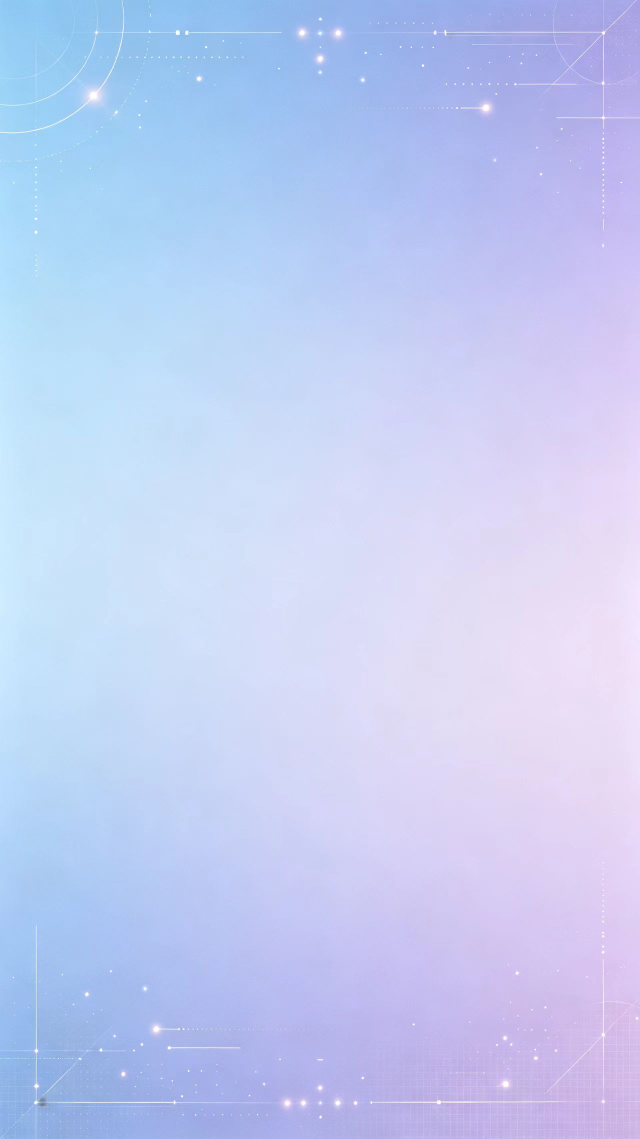
#> input picture bg.png, 1280 x 2278 px (shown at 1/2 size)
$ python -i app.py   (imports and definitions only)
#> lines starting #> are read from the running program, lines starting #| are printed output that depends on the picture; after the words box and inside, x2 and y2 are one past the last pixel; in counts of white or black regions, pixels touching at a corner belong together
"""LinguaCraft —— AI 英语剧本生成器（流式打字机 + 动效 + 卡片排版版）"""
import difflib
import hashlib
import html as html_lib
import io
import json
import os
import re
import textwrap
import threading
import time
from datetime import datetime
from urllib.parse import quote

import requests
import streamlit as st
import streamlit.components.v1 as components

# ---------- 页面基础配置 ----------
# [6 lines not run here, left out]

# ---------- 支持的服务商（均为 OpenAI 兼容接口） ----------
PROVIDERS = {
    "DeepSeek（推荐）": {
        "base_url": "https://api.deepseek.com/v1",
        "model": "deepseek-chat",
        "key_url": "https://platform.deepseek.com/api_keys",
    },
    "智谱 AI": {
        "base_url": "https://open.bigmodel.cn/api/paas/v4",
        "model": "glm-4-flash",
        "key_url": "https://open.bigmodel.cn/usercenter/apikeys",
    },
    "通义千问（阿里）": {
        "base_url": "https://dashscope.aliyuncs.com/compatible-mode/v1",
        "model": "qwen-plus",
        "key_url": "https://bailian.console.aliyun.com/",
    },
    "OpenAI": {
        "base_url": "https://api.openai.com/v1",
        "model": "gpt-4o-mini",
        "key_url": "https://platform.openai.com/api-keys",
    },
    "自定义（OpenAI 兼容）": {
        "base_url": "",
        "model": "",
        "key_url": "",
    },
}

LEVEL_PROMPTS = {
    "初级": "CEFR A1-A2 水平：使用最常见的基础词汇和简短句子，语速友好，适合刚开口的学习者",
    "中级": "CEFR B1-B2 水平：日常流利表达，适度使用短语和从句",
    "高级": "CEFR C1-C2 水平：使用地道惯用语、习语和复杂句式，贴近母语者",
}

# ---------- DiceBear 头像（adventurer 动漫风格） ----------
# 参数值均已通过官方 schema.json + API 实测验证
AVATAR_FILE = "avatars.json"  # 角色装扮持久化文件

MALE_HAIRS = [f"short{i:02d}" for i in range(1, 20)]    # 男生发型池
FEMALE_HAIRS = [f"long{i:02d}" for i in range(1, 27)]   # 女生发型池
EYES_ALL = [f"variant{i:02d}" for i in range(1, 27)]
MOUTH_ALL = [f"variant{i:02d}" for i in range(1, 31)]
BROWS_ALL = [f"variant{i:02d}" for i in range(1, 16)]
GLASSES_ALL = [f"variant{i:02d}" for i in range(1, 6)]
FEATURES_ALL = ["freckles", "blush", "birthmark", "mustache"]

HAIR_COLOR_PALETTE = {  # 发色色板（hex 不带 #）
    "黑色": "2f2a26", "深棕": "5a3d2b", "栗棕": "8a5a2b", "亚麻金": "d9b380",
    "浅金": "ecd9a8", "银白": "dcdce4", "樱粉": "f0a8c4", "天蓝": "7aa5e0",
    "薄荷绿": "8fd0b2", "香芋紫": "a88fe0", "红棕": "b45a4a",
}
SKIN_COLOR_PALETTE = {  # 肤色色板
    "白皙": "ffe6d3", "自然": "f8d9b9", "小麦": "eec1a2",
    "古铜": "d19a6b", "深肤色": "a97b5c",
}
FEATURE_LABELS = {"freckles": "雀斑", "blush": "腮红", "birthmark": "痣", "mustache": "小胡子"}


# [9 lines left out: function load_avatars, not called in this run]


def save_avatars(data: dict) -> None:
    with open(AVATAR_FILE, "w", encoding="utf-8") as f:
        json.dump(data, f, ensure_ascii=False, indent=1)


# [61 lines left out: functions build_avatar_url, describe_avatar, _random_avatar, _load_avatar_cfg, not called in this run]


def _clear_chat() -> None:
    """清空角色扮演对话历史（切角色 / 手动清空 / 生成新剧本时触发）。"""
    st.session_state.pop("chat_history", None)


# [6 lines left out: function _clear_vocab, not called in this run]


# ---------- 🎧 环境音效沉浸模式（场景关键词 → 环境音） ----------
# 说明：原 Pixabay CDN 直链中「咖啡馆」「白噪音」两条已失效（403），因此改为本地音效文件：
#   ambience/cafe.wav    咖啡馆环境音（本地合成：人声嘈杂底 + 杯碟碰撞）
#   ambience/airport.mp3 机场环境音（原 https://cdn.pixabay.com/audio/2022/01/18/audio_d0a13f69d2.mp3 已下载到本地）
#   ambience/office.wav  办公室白噪音（本地合成：空调低鸣 + 稀疏键盘声）
# 如需换回在线 URL，把 value 改成 "https://...mp3" 即可（st.audio 原生支持 URL）。
SCENE_AUDIO_MAP = {
    # 咖啡馆环境音（原失效链接：https://cdn.pixabay.com/audio/2022/03/15/audio_224c8b8f14.mp3）
    ("星巴克", "咖啡", "点单", "cafe", "coffee"): "ambience/cafe.wav",
    # 机场环境音
    ("机场", "旅行", "airport", "airplane"): "ambience/airport.mp3",
    # 办公室白噪音（原失效链接：https://cdn.pixabay.com/audio/2022/07/14/audio_2414f70803.mp3）
    ("面试", "办公室", "office", "interview"): "ambience/office.wav",
}
SCENE_AUDIO_LABELS = {
    "ambience/cafe.wav": "咖啡馆环境音",
    "ambience/airport.mp3": "机场环境音",
    "ambience/office.wav": "办公室白噪音",
}


# [12 lines left out: function match_scene_audio, not called in this run]


# ---------- 朗读组件（浏览器原生 Web Speech API，服务器零依赖） ----------
# 云端服务器屏蔽了所有 TTS 接口（edge-tts / gTTS 均连不上，播放器 0:00），
# 改用浏览器原生 window.speechSynthesis：音频在用户浏览器里合成并播放，
# 服务器不出网、不装任何 TTS 库，也不再有 st.audio 空播放器问题。
# 角色声音区分：Web Speech 无真声库概念，用 pitch（音调）+ rate（语速）模拟——
# 第一位角色 (1.0, 1.0) 明亮正常（模拟女声），第二位 (0.8, 0.95) 低沉稍慢（模拟男声）。

VOICE_PROFILES = [(1.0, 1.0), (0.8, 0.95)]  # 按出场顺序轮换


# [10 lines left out: function _js_escape, not called in this run]


# 按钮模板：占位符 __TEXT__ / __LABEL__ / __PITCH__ / __RATE__ 由 speak_button 填充
# （不用 f-string：JS/CSS 的大量花括号转义太易错）
_SPEAK_BTN_TMPL = """<!DOCTYPE html>
<html>
<head><meta charset="utf-8">
<style>
  body { margin: 0; font-family: -apple-system, "Segoe UI", Roboto, "Microsoft YaHei", sans-serif; }
  .speak-btn {
    display: flex; align-items: center; justify-content: center; gap: 6px;
    width: 100%; height: 36px; border: none; border-radius: 10px;
    background: linear-gradient(135deg, #ff4b4b, #ff6b6b);
    color: #fff; font-size: 14px; font-weight: 600; cursor: pointer;
    transition: transform .12s ease, box-shadow .12s ease, filter .12s ease;
    box-shadow: 0 2px 6px rgba(255, 75, 75, .35);
  }
  .speak-btn:hover { transform: translateY(-1px); filter: brightness(1.06); }
  .speak-btn:active { transform: translateY(0); }
  .speak-btn.speaking {
    background: linear-gradient(135deg, #ffa412, #ffc04d);
    box-shadow: 0 2px 6px rgba(255, 164, 18, .35);
  }
</style>
</head>
<body>
<button id="lcSpeak" class="speak-btn" type="button">__LABEL__</button>
<script>
(function () {
  var TEXT = '__TEXT__';
  var PITCH = __PITCH__, RATE = __RATE__;
  var btn = document.getElementById('lcSpeak');
  var idleLabel = btn.textContent;
  var speaking = false;

  if (!('speechSynthesis' in window)) {
    btn.textContent = '\u26a0\ufe0f \u5f53\u524d\u6d4f\u89c8\u5668\u4e0d\u652f\u6301\u8bed\u97f3\u6717\u8bfb';
    btn.disabled = true;
    btn.style.background = '#999';
    btn.style.boxShadow = 'none';
    btn.style.cursor = 'not-allowed';
    return;
  }
  // 提前触发音色列表加载（Chrome 首次 getVoices 可能为空，onvoiceschanged 之后才有）
  window.speechSynthesis.getVoices();

  function pickVoice() {
    var vs = window.speechSynthesis.getVoices();
    // 优先 en-US 的自然音色（Google US / Microsoft Natural/Aria/Guy/Zira/David）
    var prefer = /google|natural|aria|guy|zira|david/i;
    var enUS = vs.filter(function (v) { return v.lang === 'en-US'; });
    enUS.sort(function (a, b) {
      return (prefer.test(a.name) ? 0 : 1) - (prefer.test(b.name) ? 0 : 1);
    });
    return enUS[0] || vs.filter(function (v) { return v.lang && v.lang.indexOf('en') === 0; })[0];
  }

  btn.addEventListener('click', function () {
    var synth = window.speechSynthesis;
    if (speaking) { synth.cancel(); return; }   // 播放中再点 = 停止
    synth.cancel();                             // 同时只播一句，避免叠音
    var u = new SpeechSynthesisUtterance(TEXT);
    u.lang = 'en-US';
    u.pitch = PITCH;
    u.rate = RATE;
    var v = pickVoice();
    if (v) u.voice = v;
    u.onstart = function () {
      speaking = true;
      btn.classList.add('speaking');
      btn.textContent = '\u23f8 \u64ad\u653e\u4e2d \u00b7 \u70b9\u51fb\u505c\u6b62';
    };
    var done = function () {
      speaking = false;
      btn.classList.remove('speaking');
      btn.textContent = idleLabel;
    };
    u.onend = done;
    u.onerror = done;
    synth.speak(u);
    // 兜底：个别浏览器不触发 onstart —— 300ms 后若仍在播则手动置为播放态
    setTimeout(function () {
      if (!speaking && synth.speaking) {
        speaking = true;
        btn.classList.add('speaking');
        btn.textContent = '\u23f8 \u64ad\u653e\u4e2d \u00b7 \u70b9\u51fb\u505c\u6b62';
      }
    }, 300);
  });
})();
</script>
</body>
</html>
"""


# [31 lines left out: function speak_button, not called in this run]


# ---------- 🖼️ 分享海报合成（Pillow） ----------
POSTER_SIZE = (1080, 1920)          # 统一竖版画布
POSTER_COLOR = "#333333"            # 正文深灰（浅色背景上清晰可读）
POSTER_FOOTER_COLOR = "#999999"     # 页脚浅灰
POSTER_TITLE_CORE = "我的专属AI英语剧本"
POSTER_FOOTER = "Generated by LinguaCraft AI"
POSTER_BG_LABELS = {"bg.png": "🌌 蓝紫星空（默认）", "bg2.png": "📚 阅读时光"}
POSTER_CARD_FILL = (255, 255, 255, 200)  # 半透明白色卡片（RGBA，透明度 200）
POSTER_CARD_MARGIN = 80            # 卡片左右边距
POSTER_CARD_RADIUS = 36            # 卡片圆角
POSTER_CARD_TOP = 380              # 卡片顶部 y
POSTER_CARD_PAD = 44               # 卡片内边距
POSTER_AVATAR_SIZE = 100           # 圆形头像尺寸
POSTER_TEXT_X = 80 + 44 + 100 + 36  # 文本起点 x = 卡片边距 + 内边距 + 头像 + 间距 = 260
EN_WRAP, ZH_WRAP = 40, 25          # textwrap 换行宽度：英文 40 字符 / 中文 25 字
# 英文 30px 时 40 字符最长行约 641px < 696px 文本区可用宽度（34px 会到 736px 超界）
EN_LH, ZH_LH, ZH_GAP, BLOCK_GAP = 46, 38, 14, 48  # 英文/中文行高、中英间距、块间距
# 块高（含 100px 头像）+ 48 间距 → 每句画完到下一句至少推进约 150px，行距舒展
MAX_CARD_BOTTOM = 1500  # 对话卡片下边缘安全线：超出则 5→4→3 回合递减，仍超则自动缩字号
VOCAB_WRAP = 32         # 词汇板块换行宽度（24px 字号下 CJK 约 768px < 848px 可用宽度）


# 脚本所在目录（字体随项目分发，Windows / Linux / 云端都能用）
APP_DIR = os.path.dirname(os.path.abspath(__file__))


# ---------- 云端字体自动下载（GitHub 传不上 >25MB 大字体时的兜底方案） ----------
# Streamlit Cloud 的容器里没有中文字体，而 GitHub 网页端又传不进 msyh.ttc 等大文件；
# 因此在本地和系统字体全部缺失时，自动下载开源可商用的 Noto Sans SC（约 8MB，
# 仅首次需要，之后缓存在应用目录直到容器重启）。
# 注意：原始链接 Sans/OTF/SimplifiedChinese/NotoSansSC-Regular.otf 已 404（仓库改版），
#       正确地址是 SubsetOTF 子集版（实测存在，8,331,336 字节）；jsDelivr 为备用镜像。
CLOUD_FONT_URLS = {
    "NotoSansSC-Regular.otf": [
        "https://github.com/googlefonts/noto-cjk/raw/main/Sans/SubsetOTF/SC/NotoSansSC-Regular.otf",
        "https://cdn.jsdelivr.net/gh/googlefonts/noto-cjk@main/Sans/SubsetOTF/SC/NotoSansSC-Regular.otf",
    ],
    "NotoSansSC-Bold.otf": [
        "https://github.com/googlefonts/noto-cjk/raw/main/Sans/SubsetOTF/SC/NotoSansSC-Bold.otf",
        "https://cdn.jsdelivr.net/gh/googlefonts/noto-cjk@main/Sans/SubsetOTF/SC/NotoSansSC-Bold.otf",
    ],
}
CLOUD_FONT_MIN_BYTES = 8_000_000   # 完整字体约 8.3MB，小于此值视为下载不完整
CLOUD_FONT_RETRY_SEC = 300        # 下载失败后 5 分钟内不再重试，避免每次点按钮都卡网络

_FONT_DL_LOCK = threading.Lock()  # 进程级互斥锁：Streamlit 每个会话一个线程，共用本模块
_FONT_DL_FAILED = {}              # {文件名: (错误信息, 失败时间戳)}


def _font_file_ok(path: str, min_bytes: int = CLOUD_FONT_MIN_BYTES) -> bool:
    """字体文件存在且大小正常（防半截文件被当成品用）。"""
    return os.path.exists(path) and os.path.getsize(path) >= min_bytes


# [81 lines left out: functions _download_font_atomic, ensure_cloud_font, _font_candidates, not called in this run]


def _has_local_cjk_font() -> bool:
    """本地或系统是否已有可用中文字体（用于决定是否需要提示下载）。"""
    return any(os.path.exists(p) for p in _font_candidates(False))


# [46 lines left out: functions _load_font, _placeholder_avatar, not called in this run]


_AVATAR_CACHE = {}  # 会话级头像缓存 {(来源, 尺寸): Image}：避免同一头像重复下载/解码


def _load_avatar_image(source, speaker: str = "", size: int = POSTER_AVATAR_SIZE):
    """加载头像并裁成圆形。source 支持两种格式：
    ① 本地文件路径（如 avatar.png）→ PIL.Image.open；
    ② http(s) URL → requests.get 拉取字节流 → io.BytesIO → Image.open
      （DiceBear 的 /svg 接口会自动换成 /png，Pillow 无法直接解码 SVG）。
    加载失败回退首字母圆形头像，不让海报生成中断。"""
#> called with source = 'bg.png', speaker = '', size = 100
    key = (source, size)
    if key in _AVATAR_CACHE:
        return _AVATAR_CACHE[key]

    import io

    from PIL import Image, ImageDraw, ImageOps
    try:
        if isinstance(source, str) and source.startswith(("http://", "https://")):
            if "/svg" in source:
                source = source.replace("/svg", "/png")
            resp = requests.get(source, timeout=15)
            resp.raise_for_status()
            img = Image.open(io.BytesIO(resp.content)).convert("RGBA")
        else:
            img = Image.open(source).convert("RGBA")
        img = ImageOps.fit(img, (size, size), Image.LANCZOS)  # 居中裁成正方形
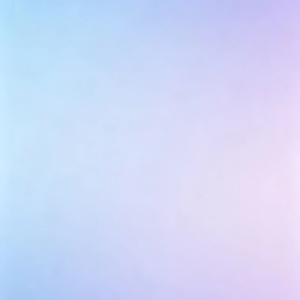
#> img: PIL image 100x100 RGBA (shown 3 times larger); mean R, G, B, A 207.5, 216.3, 247.1, 255
        # 4 倍尺寸画圆再缩小，圆边更平滑
        mask = Image.new("L", (size * 4, size * 4), 0)
#> mask: PIL image 400x400 L; every value is 0
        ImageDraw.Draw(mask).ellipse((0, 0, size * 4, size * 4), fill=255)
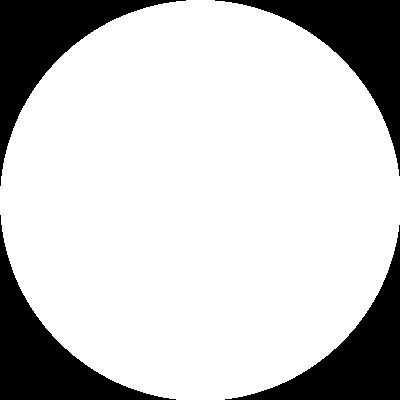
#> mask: PIL image 400x400 L; 78.9% white; 4 black regions, box (x1, y1, x2, y2) and area: (0, 0, 186, 186) 8637, (215, 0, 400, 176) 8451, (0, 215, 176, 400) 8451, (225, 225, 400, 400) 8266
        img.putalpha(mask.resize((size, size), Image.LANCZOS))
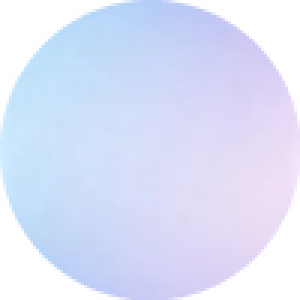
#> img: PIL image 100x100 RGBA (shown 3 times larger); mean R, G, B, A 207.5, 216.3, 247.1, 201.1; transparent parts drawn white
    except Exception:  # noqa: BLE001  网络断开 / 文件不存在 / 格式不支持
        img = _placeholder_avatar(speaker, size)
    _AVATAR_CACHE[key] = img
    return img


# [196 lines left out: functions _load_emoji_font, _draw_poster_title, _draw_emoji_heading, generate_poster, not called in this run]

SYSTEM_PROMPT = """你是一位专业英语教学剧本编剧。根据用户给定的场景和难度，生成一段英语情景对话剧本。
要求：
1. 对话双方各 5-8 轮，自然贴合场景；
2. 严格按照要求的难度控制用词和句式；
3. 每句英文台词后附中文翻译；
4. 对话结束后，列出 5 个本剧本中的关键表达（英文 + 中文释义 + 一句用法示例）。
输出格式：
【剧本标题】
【人物】
【对话】
A: ... （中文翻译）
B: ... （中文翻译）
【关键表达】
1. ...
"""

RP_SYSTEM_PROMPT = """你是 LinguaCraft 的英语陪练伙伴。下方提供一段已生成的英语情景剧本，用户将扮演剧本中除「{ai_role}」以外的角色，你全程只扮演「{ai_role}」，与用户即兴对戏。
要求：
1. 严格遵守剧本的人物设定、场景与英语难度，不要跳出角色，不要复述剧本原文，也不要输出旁白、标题或解释性文字；
2. 每次回复 1-3 句英文台词，自然推进剧情；英文之后另起一行附上中文翻译；
3. 用户可能用中文或英文发言，你始终以「{ai_role}」的身份用英文回应（必要时先用一句简短英文接住对方的话）；
4. 若用户想结束或转换话题，可以自然收尾，但仍保持角色口吻。"""

# ---------- 学习模式（剧本 / 听写） ----------
MODE_SCRIPT = "📖 剧本模式"
MODE_DICTATION = "✍️ 听写模式"
DICTATION_COUNT = 3  # 听写每轮从剧本抽取的英文台词句数
WRONG_MAX = 50       # 错题集最多保留的条数

# ---------- 会话状态 ----------
if "api_key" not in st.session_state:
    st.session_state.api_key = ""
if "app_mode" not in st.session_state:
    st.session_state.app_mode = MODE_SCRIPT  # 当前学习模式（侧边栏单选）
if "dictation_sentences" not in st.session_state:
    st.session_state.dictation_sentences = []  # 听写题面：剧本前 3 句英文台词
if "dictation_wrong" not in st.session_state:
    # 📕 错题集：[{sentence, answer, scene, time, fixed}]，最新在前，跨剧本累积
    st.session_state.dictation_wrong = []
if "just_done" not in st.session_state:
    st.session_state.just_done = False
if "entered" not in st.session_state:
    st.session_state.entered = False  # 是否已通过欢迎页进入主界面
if "history" not in st.session_state:
    st.session_state.history = []  # 生成历史：[{scene, level, time, result, meta}]，最新在前
if "vocab" not in st.session_state:
    st.session_state.vocab = []  # 生词本：勾选收藏的关键表达（全局累积，跨剧本保留）


# ---------- 流式调用大模型 ----------
# [73 lines left out: functions _stream_completion, stream_llm, stream_chat, not called in this run]


# ---------- 剧本解析 ----------
_TR_CN = re.compile(r"[（(]([^()（）]*[\u4e00-\u9fa5][^()（）]*)[)）]\s*$")


# [75 lines left out: functions parse_script, _voice_map, split_en_zh, not called in this run]


# ---------- 气泡渲染 ----------
BUBBLE_CSS = """
<style>
/* ===== 页面整体：浅蓝渐变背景 ===== */
.stApp {
    background: linear-gradient(180deg, #E8F2FC 0%, #F3F8FE 55%, #FAFCFF 100%);
}
[data-testid="stHeader"] { background: transparent; }

/* ===== 结果卡片：白底 + 阴影（作用于 st.container(border=True)） ===== */
[data-testid="stVerticalBlockBorderWrapper"] {
    background: #FFFFFF;
    border: 1px solid #E3EAF4 !important;
    border-radius: 16px;
    box-shadow: 0 6px 24px rgba(30, 60, 110, 0.10);
    padding: 18px 22px !important;
}

/* ===== 头部 ===== */
.hero-title {
    text-align: center; font-size: 2.6rem; font-weight: 800;
    background: linear-gradient(90deg, #4F8EF7, #9B59B6);
    -webkit-background-clip: text; -webkit-text-fill-color: transparent;
    margin-bottom: 0.2rem;
}
.hero-sub { text-align: center; color: #64748B; font-size: 1rem; margin-bottom: 1.2rem; }
.feature-card {
    background: #FFFFFF; border: 1px solid #E3EAF4; border-radius: 12px;
    padding: 1.1rem 1.2rem; height: 100%;
    box-shadow: 0 4px 14px rgba(30, 60, 110, 0.07);
}

/* ===== 对话气泡 ===== */
.lc-dialogue { display: flex; flex-direction: column; gap: 14px; margin: 10px 0 6px; }
.lc-line { display: flex; flex-direction: column; }
/* 气泡块与其朗读按钮之间收紧间距 */
[data-testid="stMarkdownContainer"]:has(> div > .lc-line) { margin-bottom: -14px; }
[data-testid="stMarkdownContainer"]:has(.lc-speaker) { margin-bottom: 0; }
.lc-line.right { align-items: flex-end; }
.lc-bubble {
    max-width: 82%; border-radius: 14px; padding: 11px 16px;
    background: #EEF3FB; border: 1px solid #D9E4F5;
}
.lc-line.right .lc-bubble { background: #E9F7EF; border-color: #D4EEDF; }
.lc-speaker { font-size: 12px; font-weight: 700; color: #4F8EF7; margin-bottom: 3px; letter-spacing: .5px; }
.lc-line.right .lc-speaker { color: #2F9E63; }
.lc-en { font-size: 15px; color: #1F2937; line-height: 1.65; }
.lc-zh { font-size: 13px; color: #8A94A6; margin-top: 5px; line-height: 1.55; }
.lc-people { display: flex; flex-wrap: wrap; gap: 8px; margin: 4px 0 10px; }
.lc-chip {
    background: #F1F5F9; border: 1px solid #E2E8F0; border-radius: 16px;
    padding: 4px 14px; font-size: 13px; color: #475569;
}
.lc-kv { display: flex; gap: 8px; align-items: baseline; margin-bottom: 2px; }
</style>
"""

# [72 lines not run here, left out]


# [91 lines left out: functions render_script, _norm_answer, _reset_dictation, not called in this run]


def _clear_wrong() -> None:
    """「🗑 清空错题集」回调：整本清空。"""
    st.session_state.dictation_wrong = []


# [38 lines left out: functions _record_wrong, _mark_wrong_fixed, extract_dictation_items, not called in this run]


def extract_dictation_sentences(parsed: dict, limit: int = DICTATION_COUNT) -> list:
    """只要英文题面的版本（保留给复用/调试）。"""
    return [en for en, _ in extract_dictation_items(parsed, limit)]


# [99 lines left out: function render_dictation, not called in this run]


# ---------- 页头 ----------
# [22 lines not run here, left out]

# ---------- 📕 我的错题集（页面顶部，跨剧本累积） ----------
_wrong_items = st.session_state.dictation_wrong
_wrong_pending = sum(1 for w in _wrong_items if not w.get("fixed"))
if _wrong_items:
    _wrong_suffix = f" · 待复习 {_wrong_pending}" if _wrong_pending else " · 已全部订正"
    _wrong_label = f"📕 我的错题集（{len(_wrong_items)} 句{_wrong_suffix}）"
else:
    _wrong_label = "📕 我的错题集（0 句）"
# [183 lines not run here, left out]

# ---------- 主区域 ----------
# [1 line that did not run here, left out]

# [292 lines not run here, left out]

>>> result = _load_avatar_image('bg.png')

$ run again, on bg2.png
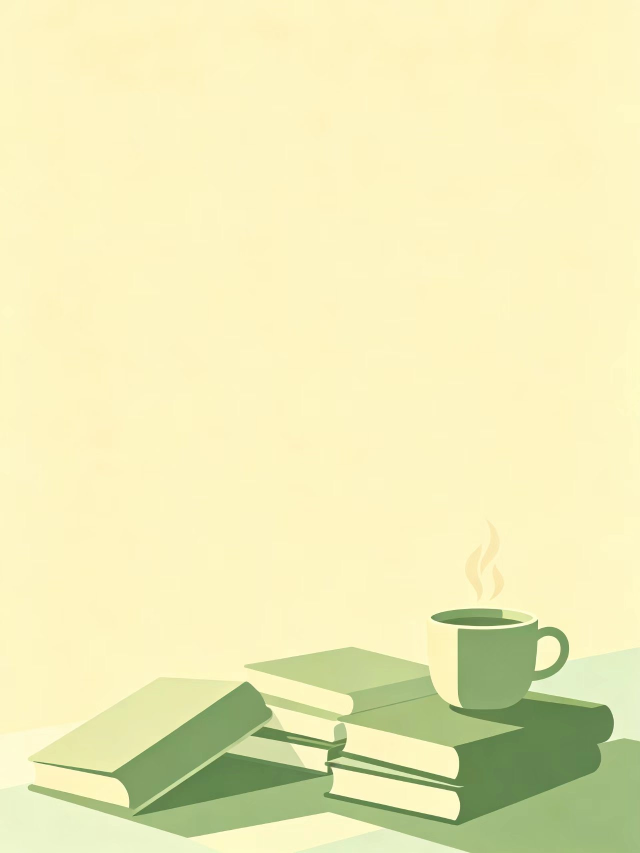
#> input picture bg2.png, 1279 x 1706 px (shown at 1/2 size)
#> in _load_avatar_image, `img = ImageOps.fit(img, (size, size), Image.LANCZOS)`:
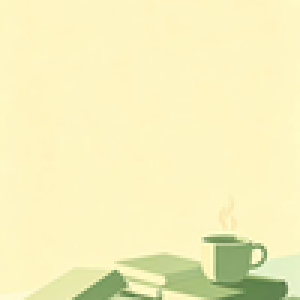
#> img: PIL image 100x100 RGBA (shown 3 times larger); mean R, G, B, A 244.9, 239.7, 188.5, 255
#> in _load_avatar_image, `img.putalpha(mask.resize((size, size), Image.LANCZOS))`:
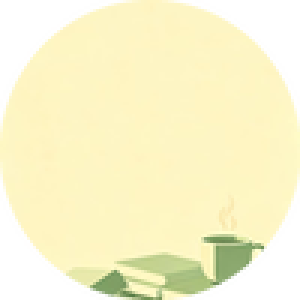
#> img: PIL image 100x100 RGBA (shown 3 times larger); mean R, G, B, A 244.9, 239.7, 188.5, 201.1; transparent parts drawn white
